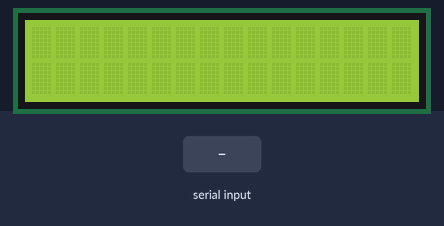
The sketch below on a simulated Arduino Uno, built with avr-gcc and run on an emulated ATmega328P. Parts: 16×2 character LCD. Inputs (shaded band) come from the test bench. What the sketch prints to the serial monitor is not drawn.

Above: at 1.2 s.
1.3 s: "/\n" received over Serial
3.8 s: "1\n" received over Serial
6.3 s: "4\n" received over Serial
At 9.1 s:
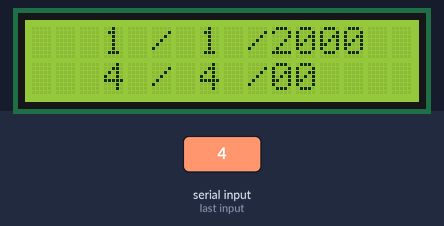
At 10.1 s:
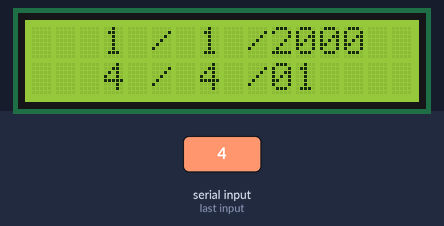
Timing chart, 0 to 11.6 s (numbered marks = the images above; inputs shaded):
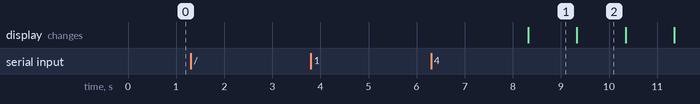

The sketch:

CS362_atank2_Lab6.ino
```cpp
//Ankita Tank - 650388695

//Lab 6 - DD/MM/YY and TIME Display

// Description - what is this code supposed to do?
// Have your arduino get the date(mm/dd/yyyy) & time(hh/mm/ss) from the user via the serial monitor in the arduino software.
// Date includes day , month and year
// Time includes hour,minutes and seconds
// You circuit/program should:
// print a prompt on the serial monitor,
// get input of date and time from user
// display date  and time on the 16x2 display
// keep accurate time on 16x2 display
// include error checking for input that doesn't make sense (hours  not in range of 0 to 23, minutes not in range 0 to 59, month not range of 1 to 12, etc).

// Include any assumptions you may have made, what do you expect from the hardware, pinouts, particular arduino versions, etc.
// NO ASSUMPTIONS

// References - where did you find code snippets, ideas, inspirations? if no references used say: "no references used"
// https://www.arduino.cc/en/Reference/Serial#.UwYyzfldV8E
// ttps://www.arduino.cc/en/Serial/Available#.UwYy2PldV8E
// https://www.arduino.cc/en/Serial/ReadBytesUntil#.UwYy6_ldV8E
// http://playground.arduino.cc/Code/Time#.UwYyQPldV8E
// https://www.pjrc.com/teensy/td_libs_Time.html
// https://github.com/hassanpasha5630/Arduino/blob/master/Lab6/sketch_oct19a/sketch_oct19a.ino  (This is wrong, I Just took bits and parts of the code)


#include <Time.h>
#include <TimeLib.h>
#include <LiquidCrystal.h>


//Global Varibles for the Time
int Hours;
int Min;
int Seconds_;

//Global Variables for the Date
int months;
int years;
int days;

//Prompt String in order for the user to Enter A Date and Time in a Specific Format
String Date = "Enter Date In The Following Format :  MM/DD/YYYY.";
String Time = "Enter Time In The Following Format :  HH/MM/SS      24Hour Clock.";

//Reading string for when the user inputs Data
String Date_Entered;
String Time_Entered;

LiquidCrystal LCD(12, 11, 5, 4, 3, 2);


//Set Up the LCD Screen Dimensions
void setup()
{
  LCD.begin(16, 2);
  Serial.begin(9660);
}


void loop()
{
  //Prompt for the Date first
  Serial.println(Date);

  //Wait for while the date is entered,
  while (1)
  {
    if (Serial.available() == 1)
    {
      break;
    }
  }


  //When the date is entered
  if (Serial.available() == 1)
  {
    //Store the Date
    //Check for the length of the Date string for if it is in the specified format.
    //If it is in the format, pass the date_string in the Check_Valid_Date to check for the bounds of the date and month.
    Date_Entered = Serial.readString();
    int size_Date = Date_Entered.length();
    Check_Valid_Date(Date_Entered);
    Serial.println(Date_Entered);


    //Invalid String entered, longer than necessary
    if (size_Date > 10)
    {
      Serial.println("Not A Valid Day");
    }
  }

  //Prompt for the Time
  Serial.println(Time);

  //Wait while the user enters the time
  while (1)
  {
    if (Serial.available() == 1)
    {
      break;
    }
  }

  if (Serial.available() == 1)
  {
    //After the user has Entered the Time,
    //Strore the Time
    //Check if the Time entered by the user is in the correct format
    //pass the Time_String in the Check-Valid_Time function to check for the bounds of a 24 hour clock.
    Time_Entered = Serial.readString();
    Check_Valid_Time(Time_Entered);

    //Using the setTime function from Time.h (refere the Time library above in the headers)
    setTime(Hours, Min, Seconds_, days, months, years);
    clock();

    //Print the Valid time entered by the User
    Serial.print(Hours);
    Serial.print(" : ");
    Serial.print(Min);
    Serial.print(" : ");
    Serial.println(Seconds_);
  }
}


//Fucntion to check for the Valid Date, Check the bounds.
void Check_Valid_Date(String Date)
{
  //Local String variables to parse the Date String.
  String String_Month;
  String String_Day;
  String String_Year;


  //Parse the month and store it in the Global int w.r.t its info
  String_Month = Date.substring(0, Date.indexOf("/"));
  months = String_Month.toInt();

 //Parse the Day and store it in the Global int w.r.t its info
  String_Day = Date.substring(5, Date.indexOf("/") + 1);
  days = String_Day.toInt();

  //Parse the year and store it in the Global int w.r.t its info
  String_Year = Date.substring(6);
  years = String_Year.toInt();


  //Checking for the  bounds of the ints entered.
  //Checkng for months if it is in the bound 1-12
  //If not, go back to teh loop() and prompt for the Date again
  if ((months > 12) || (months < 1))
  {
    Serial.println("Invalid Date. Try Again! ");
    loop();
  }


  //Check for the month with respect to the Date entered to see if it is in bound.
  //if it is, Ask for the Time,
  //if not valid, Ask for the Date again.
  else if ((months == 4) || (months == 6) || (months == 9) || (months == 11))
  {
    if ((days > 30) || (days < 1))
    {
      Serial.println("Invalid Date. Try Again! ");
      loop();
    }
  }
  else if ((months == 1) || (months == 3) || (months == 5) || (months == 7) || (months == 8) || (months == 10) || (months == 12))
  {
    if ((days > 31) || (days < 1))
    {
      Serial.println("Invalid Date. Try Again! ");
      loop();
    }
  }
  else if (years % 4 == 0)
  {
    //leap year
    if (months == 2)
    {
      if (days > 29)
      {
        Serial.println("Invalid Date. Try Again! ");
        loop();
      }
    }
  }
  else if (months == 2)
  {
    if (days > 28)
    {
      Serial.println("Invalid Date. Try Again! ");
      loop();
    }
  }
}
void Check_Valid_Time(String Time_String_Userinput)
{
  String Hours_String;
  String Minutes_String;
  String Seconds_String;

  Hours_String = Time_String_Userinput.substring(0, Time_String_Userinput.indexOf("/"));
  Minutes_String = Time_String_Userinput.substring(5, Time_String_Userinput.indexOf("/") + 1);
  Seconds_String = Time_String_Userinput.substring(6);


  Hours = Hours_String.toInt();
  Min = Minutes_String.toInt();
  Seconds_ = Seconds_String.toInt();
  if ((Hours < 0) || (Hours > 23) || (Min < 0) || (Min > 59) || (Seconds_ < 0) || (Seconds_ > 59))
  {
    Serial.println("Invalid Time. Try Again !");
    Serial.println(Time);
    while (1)
    {
      if (Serial.available() == 1)
      {
        break;
      }
    }
    if (Serial.available() == 1)
    {
      Time_Entered = Serial.readString();
      Check_Valid_Time(Time_Entered);
      Serial.print(Hours);
      Serial.print(" : ");
      Serial.print(Min);
      Serial.print(" : ");
      Serial.println(Seconds_);
    }
  }
}
void clock()
{
  while (1)
  {
    time_t t = now();
    Serial.print(hour(t));
    Serial.print(minute(t));
    Serial.print(second(t));
    Serial.println();
    Serial.println(day(t));
    Serial.println(month(t));
    Serial.println(year(t));
    delay(1000);
    LCD.clear();
    Dates_Function(month(t), day(t), year(t));
    Time_Function(hour(t), minute(t), second(t));
  }
}
void Dates_Function(int m, int d, int y)
{
  LCD.setCursor(10, 0);
  LCD.print(y);
  LCD.setCursor(9, 0);
  LCD.print("/");
  LCD.setCursor(7, 0);
  LCD.print(d);
  LCD.setCursor(5, 0);
  LCD.print("/");
  LCD.setCursor(3, 0);
  LCD.print(m);
}


void Time_Function(int h, int m, int s)
{
  LCD.setCursor(10, 1);
  if (s < 10)
  {
    LCD.print("0");
  }
  LCD.print(s);
  LCD.setCursor(9, 1);
  LCD.print("/");
  LCD.setCursor(7, 1);
  LCD.print(m);
  LCD.setCursor(5, 1);
  LCD.print("/");
  LCD.setCursor(3, 1);
  LCD.print(h);
}
```

Measured:
- after the input at 1.3 s, every drawn part: stays the same
- after the input at 3.8 s, every drawn part: stays the same
- after the input at 6.3 s, the display: changes after 2.0 s (image 1)
- what the display in image 1 shows lasts 1.0 s, from 8.3 s to 9.3 s
